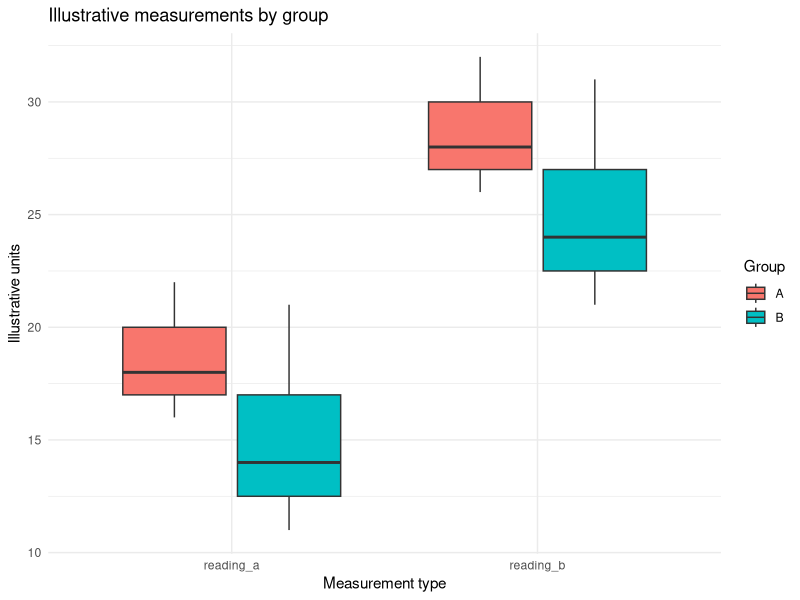
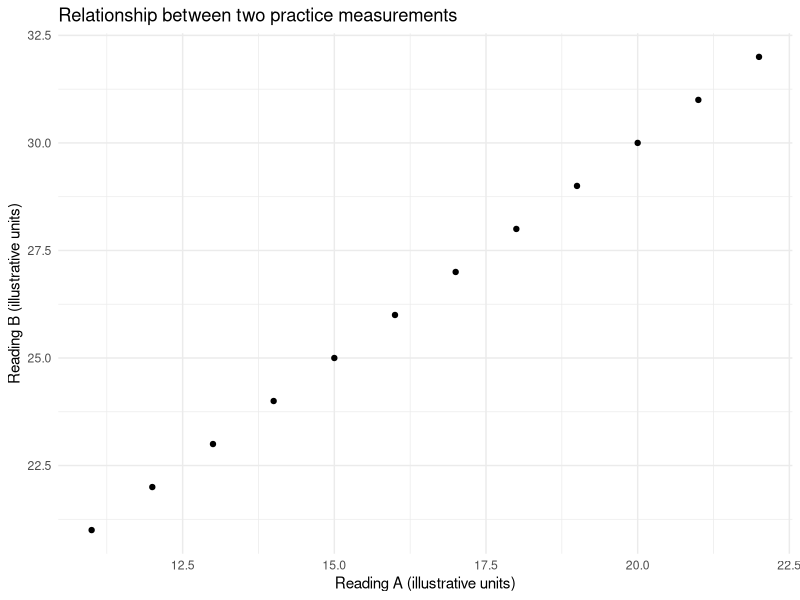

Write the R code that produced these figures, in order.
## ---- chunk 1
set.seed(246)
n_samp <- 12L
practice_df <- data.frame(
  participant_id = sprintf("P%03d", seq_len(n_samp)),
  age = round(rnorm(n_samp, mean = 45, sd = 8)),
  group = sample(c("A", "B"), n_samp, replace = TRUE)
)
head(practice_df)
stopifnot(nrow(practice_df) == n_samp)
## ---- chunk 2
practice_df$score <- pmax(0, pmin(100, round(rnorm(n_samp, 65, 18))))
practice_df$score_group <- factor(
  ifelse(practice_df$score >= 70, "Higher", "Lower"),
  levels = c("Lower", "Higher")
)

table(practice_df$score_group, useNA = "ifany")
stopifnot(all(practice_df$score >= 0 & practice_df$score <= 100))
## ---- chunk 3
# Requires tidyr. Install separately if it is not already available.
library(tidyr)

practice_df$reading_a <- seq_len(n_samp) + 10
practice_df$reading_b <- seq_len(n_samp) + 20

reading_long <- pivot_longer(
  practice_df,
  cols = c(reading_a, reading_b),
  names_to = "reading_type",
  values_to = "reading_value"
)

stopifnot(nrow(reading_long) == 2L * nrow(practice_df))
head(reading_long)

reading_wide <- pivot_wider(
  reading_long,
  names_from = reading_type,
  values_from = reading_value
)
stopifnot(nrow(reading_wide) == nrow(practice_df))
## ---- chunk 4
library(ggplot2)

ggplot(
  reading_long,
  aes(x = reading_type, y = reading_value, fill = group)
) +
  geom_boxplot() +
  labs(
    title = "Illustrative measurements by group",
    x = "Measurement type",
    y = "Illustrative units",
    fill = "Group"
  ) +
  theme_minimal()
## ---- chunk 5
ggplot(practice_df, aes(x = reading_a, y = reading_b)) +
  geom_point() +
  labs(
    title = "Relationship between two practice measurements",
    x = "Reading A (illustrative units)",
    y = "Reading B (illustrative units)"
  ) +
  theme_minimal()
## ---- chunk 6
summary(practice_df$age)
sum(is.na(practice_df$age))
aggregate(score ~ group, data = practice_df, FUN = mean)
